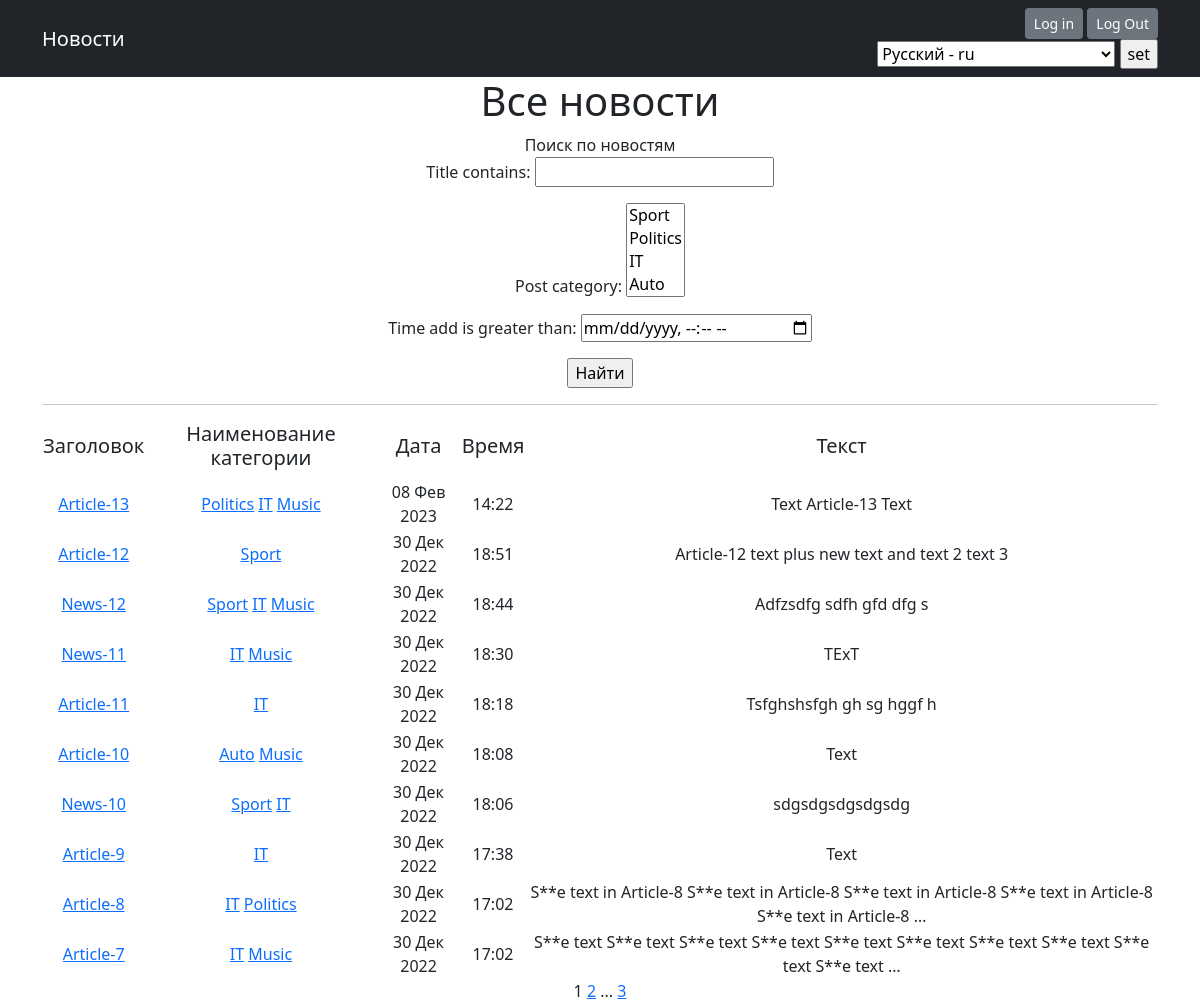
Page /news/ on the committed database.
### news/models.py (models this page shows, shortened)
class Post(models.Model):
    authorP = models.ForeignKey(Author, on_delete=models.CASCADE)
    articles = "AR"
    news = "NW"
    CATEGORY_TYPES = [
        (articles, 'Статья'),
        (news, 'Новость')
    ]
    category_type = models.CharField(max_length=2, choices=CATEGORY_TYPES, default=news)
    time_add = models.DateTimeField(auto_now_add=True)
    post_category = models.ManyToManyField(Category, through='PostCategory')
    title = models.CharField(max_length=255)
    text = models.TextField()
    rating = models.IntegerField(default=0)
    def get_absolute_url(self):
        return reverse('news_detail', args=[str(self.id)])

class Category(models.Model):
    name = models.CharField(max_length=127, unique=True, help_text=_('Category name'))
    subscribers = models.ManyToManyField(User, through='SubscribeCategory')
    def __str__(self):
        return f'{self.name}'

### news/views.py (the view)
# urls.py: path('', cache_page(60)(NewsList.as_view()), name='news'),
class NewsList(ListView):
    model = Post
    ordering = '-time_add'
    template_name = 'news.html'
    context_object_name = 'news'
    paginate_by = 10
    def get_queryset(self):
        queryset = super().get_queryset()
        self.filterset = PostFilter(self.request.GET, queryset)
        return self.filterset.qs
    def get_context_data(self, **kwargs):
        context = super().get_context_data(**kwargs)
        context['filterset'] = self.filterset
        return context

### news/templatetags/custom_tags.py (called while the page is built)
@register.simple_tag(takes_context=True)
def url_replace(context, **kwargs):
    d = context['request'].GET.copy()
    for k, v in kwargs.items():
        d[k] = v
    return d.urlencode()

### news/templatetags/d36_filters.py (called while the page is built)
@register.filter()
def censor(txt):
    replace_list = ['some', 'news-1']
    if not isinstance(txt, str):
        raise TypeError(f'invalid object type for censorship')
    else:
        for word in txt.split(" "):
            if word.lower() in replace_list:
                txt = txt.replace(word, f'{word[0]}{"*"*(len(word)-2)}{word[-1]}')
    return txt

### templates/news.html (shortened to what this page needs)
{% extends 'flatpages/default.html' %}
{% load d36_filters %}
{% load custom_tags %}
{% load i18n %}
{% block content %}
<h1>{% translate "All news" %}</h1>
<tr>{% translate "News search" %}</tr>
   <form action="" method="get">
        {{ filterset.form.as_p }}
       <input type="submit" value="{% translate "Search" %}" />
   </form>
   <hr>
   {% if news %}
       <table>
           <tr>
               <td><h5>{% translate "Title" %}</h5></td>
               <td><h5>{% translate "Category" %}</h5></td>
               <td><h5>{% translate "Date" %}</h5></td>
               <td><h5>{% translate "Time" %}</h5></td>
               <td><h5>{% translate "Text" %}</h5></td>
           </tr>
           {% for n in news %}
           <tr>
               <td><a href="{{n.get_absolute_url}}">{{ n.title|censor }}</a></td>
               <td>{% for cat in n.post_category.all %}
                    <a href="{% url 'category_list' cat.id %}">{{ cat.name }}</a>
                    {% endfor %}</td>
               <td>{{ n.time_add|date:'d M Y' }}</td>
               <td>{{ n.time_add|time }}</td>
               <td>{{ n.text|truncatewords:20|censor }}</td>
           </tr>
           {% endfor %}
       </table>
   {% else %}
       <h2>{% translate "There is no news" %}</h2>
   {% endif %}
   {{ page_obj.number }}
   {% if page_obj.has_next %}
       <a href="?{% url_replace page=page_obj.next_page_number %}">{{ page_obj.next_page_number }}</a>
       {% if paginator.num_pages != page_obj.next_page_number %}
           ...
           <a href="?{% url_replace page=page_obj.paginator.num_pages %}">{{ page_obj.paginator.num_pages }}</a>
       {% endif %}
   {% endif %}
{% endblock content %}

### rows in the picture
Post: title|censor "Article-13", time_add "08 Фев 2023", time_add "14:22", text|censor "Text Article-13 Text"
Category: name "Politics"
Category: name "IT"
Category: name "Music"
Post: title|censor "Article-12", time_add "30 Дек 2022", time_add "18:51", text|censor "Article-12 text plus new text and text 2 text 3"
Category: name "Sport"
Post: title|censor "News-12", time_add "30 Дек 2022", time_add "18:44", text|censor "Adfzsdfg sdfh gfd dfg s"
Post: title|censor "News-11", time_add "30 Дек 2022", time_add "18:30", text|censor "TExT"
Post: title|censor "Article-11", time_add "30 Дек 2022", time_add "18:18", text|censor "Tsfghshsfgh gh sg hggf h"
Post: title|censor "Article-10", time_add "30 Дек 2022", time_add "18:08", text|censor "Text"
Category: name "Auto"
Post: title|censor "News-10", time_add "30 Дек 2022", time_add "18:06", text|censor "sdgsdgsdgsdgsdg"
Post: title|censor "Article-9", time_add "30 Дек 2022", time_add "17:38", text|censor "Text"
Post: title|censor "Article-8", time_add "30 Дек 2022", time_add "17:02", text|censor "S**e text in Article-8 S**e text in Article-8 S**e text in Article-8 S**e text in Article-8 S**e text in Article-8 …"
Post: title|censor "Article-7", time_add "30 Дек 2022", time_add "17:02", text|censor "S**e text S**e text S**e text S**e text S**e text S**e text S**e text S**e text S**e text S**e text …"

### other values in the picture
{{ page_obj.number }} "1"
{{ page_obj.next_page_number }} "2"
{{ page_obj.paginator.num_pages }} "3"
form field language "Русский - ru"
